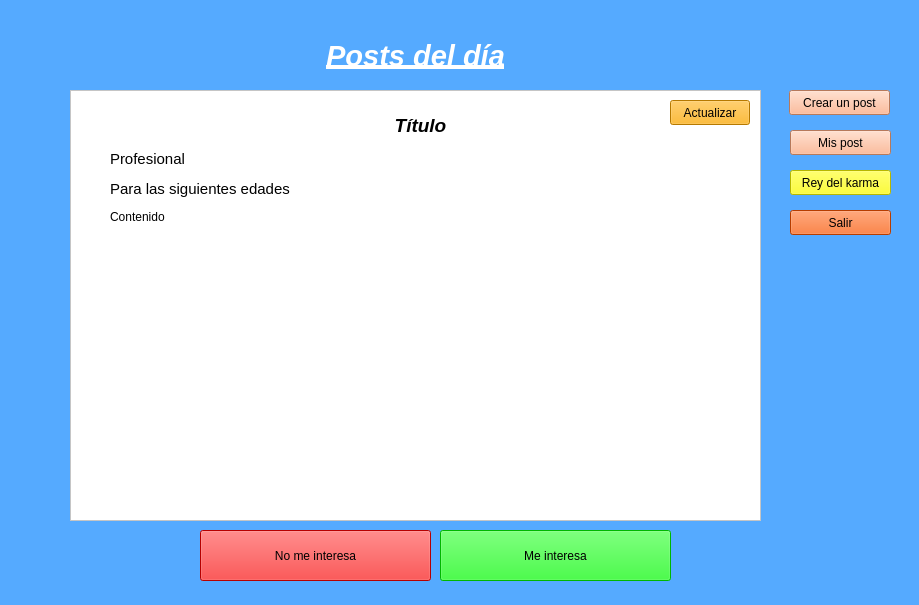
<?xml version="1.0" encoding="UTF-8"?>
<ui version="4.0">
 <class>OfertasForm</class>
 <widget class="QWidget" name="OfertasForm">
  <property name="geometry">
   <rect>
    <x>0</x>
    <y>0</y>
    <width>919</width>
    <height>605</height>
   </rect>
  </property>
  <property name="windowTitle">
   <string>Form</string>
  </property>
  <property name="styleSheet">
   <string notr="true">background-color: rgb(85, 170, 255);</string>
  </property>
  <widget class="QFrame" name="frame">
   <property name="geometry">
    <rect>
     <x>70</x>
     <y>90</y>
     <width>691</width>
     <height>431</height>
    </rect>
   </property>
   <property name="styleSheet">
    <string notr="true">background-color: rgb(255, 255, 255);</string>
   </property>
   <property name="frameShape">
    <enum>QFrame::StyledPanel</enum>
   </property>
   <property name="frameShadow">
    <enum>QFrame::Raised</enum>
   </property>
   <widget class="QLabel" name="lblTitulo_2">
    <property name="geometry">
     <rect>
      <x>20</x>
      <y>20</y>
      <width>661</width>
      <height>31</height>
     </rect>
    </property>
    <property name="font">
     <font>
      <pointsize>14</pointsize>
      <weight>75</weight>
      <italic>true</italic>
      <bold>true</bold>
     </font>
    </property>
    <property name="text">
     <string>Título</string>
    </property>
    <property name="alignment">
     <set>Qt::AlignCenter</set>
    </property>
   </widget>
   <widget class="QLabel" name="lblProfesional">
    <property name="geometry">
     <rect>
      <x>40</x>
      <y>60</y>
      <width>621</width>
      <height>17</height>
     </rect>
    </property>
    <property name="font">
     <font>
      <pointsize>11</pointsize>
     </font>
    </property>
    <property name="text">
     <string>Profesional</string>
    </property>
   </widget>
   <widget class="QLabel" name="lblEdades">
    <property name="geometry">
     <rect>
      <x>40</x>
      <y>90</y>
      <width>641</width>
      <height>17</height>
     </rect>
    </property>
    <property name="font">
     <font>
      <pointsize>11</pointsize>
     </font>
    </property>
    <property name="text">
     <string>Para las siguientes edades</string>
    </property>
   </widget>
   <widget class="QLabel" name="lblContenido">
    <property name="geometry">
     <rect>
      <x>40</x>
      <y>120</y>
      <width>631</width>
      <height>281</height>
     </rect>
    </property>
    <property name="text">
     <string>Contenido</string>
    </property>
    <property name="alignment">
     <set>Qt::AlignJustify|Qt::AlignTop</set>
    </property>
    <property name="wordWrap">
     <bool>true</bool>
    </property>
   </widget>
   <widget class="QPushButton" name="btnActualizar">
    <property name="geometry">
     <rect>
      <x>600</x>
      <y>10</y>
      <width>80</width>
      <height>25</height>
     </rect>
    </property>
    <property name="styleSheet">
     <string notr="true">background-color: rgb(255, 170, 0);</string>
    </property>
    <property name="text">
     <string>Actualizar</string>
    </property>
   </widget>
  </widget>
  <widget class="QPushButton" name="btnNoInteresa">
   <property name="geometry">
    <rect>
     <x>200</x>
     <y>530</y>
     <width>231</width>
     <height>51</height>
    </rect>
   </property>
   <property name="styleSheet">
    <string notr="true">background-color: rgb(255, 0, 0);</string>
   </property>
   <property name="text">
    <string>No me interesa</string>
   </property>
  </widget>
  <widget class="QPushButton" name="btnInteresa">
   <property name="geometry">
    <rect>
     <x>440</x>
     <y>530</y>
     <width>231</width>
     <height>51</height>
    </rect>
   </property>
   <property name="styleSheet">
    <string notr="true">background-color: rgb(0, 255, 0);</string>
   </property>
   <property name="text">
    <string>Me interesa</string>
   </property>
  </widget>
  <widget class="QLabel" name="lblTitulo">
   <property name="geometry">
    <rect>
     <x>70</x>
     <y>40</y>
     <width>691</width>
     <height>31</height>
    </rect>
   </property>
   <property name="font">
    <font>
     <pointsize>22</pointsize>
     <weight>75</weight>
     <italic>true</italic>
     <bold>true</bold>
     <underline>true</underline>
    </font>
   </property>
   <property name="styleSheet">
    <string notr="true">color: rgb(255, 255, 255);</string>
   </property>
   <property name="text">
    <string>Posts del día</string>
   </property>
   <property name="alignment">
    <set>Qt::AlignCenter</set>
   </property>
  </widget>
  <widget class="QPushButton" name="btnCrearPost">
   <property name="geometry">
    <rect>
     <x>789</x>
     <y>90</y>
     <width>101</width>
     <height>25</height>
    </rect>
   </property>
   <property name="styleSheet">
    <string notr="true">background-color: rgb(255, 170, 127);
border-color: rgb(0, 0, 0);</string>
   </property>
   <property name="text">
    <string>Crear un post</string>
   </property>
  </widget>
  <widget class="QPushButton" name="btnMisPost">
   <property name="geometry">
    <rect>
     <x>790</x>
     <y>130</y>
     <width>101</width>
     <height>25</height>
    </rect>
   </property>
   <property name="styleSheet">
    <string notr="true">background-color: rgb(255, 170, 127);
border-color: rgb(0, 0, 0);</string>
   </property>
   <property name="text">
    <string>Mis post</string>
   </property>
  </widget>
  <widget class="QPushButton" name="btnSalir">
   <property name="geometry">
    <rect>
     <x>790</x>
     <y>210</y>
     <width>101</width>
     <height>25</height>
    </rect>
   </property>
   <property name="styleSheet">
    <string notr="true">background-color: rgb(255, 85, 0);</string>
   </property>
   <property name="text">
    <string>Salir</string>
   </property>
  </widget>
  <widget class="QPushButton" name="btnKarma">
   <property name="geometry">
    <rect>
     <x>790</x>
     <y>170</y>
     <width>101</width>
     <height>25</height>
    </rect>
   </property>
   <property name="styleSheet">
    <string notr="true">background-color: rgb(255, 255, 0);</string>
   </property>
   <property name="text">
    <string>Rey del karma</string>
   </property>
  </widget>
 </widget>
 <resources/>
 <connections/>
</ui>
